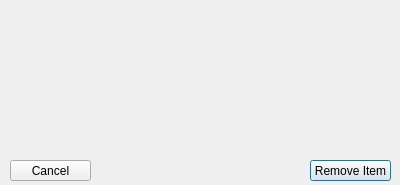
<?xml version="1.0" encoding="UTF-8"?>
<ui version="4.0">
 <class>Confirmation</class>
 <widget class="QDialog" name="Confirmation">
  <property name="geometry">
   <rect>
    <x>0</x>
    <y>0</y>
    <width>400</width>
    <height>185</height>
   </rect>
  </property>
  <property name="windowTitle">
   <string>Dialog</string>
  </property>
  <widget class="QPushButton" name="pbRemove">
   <property name="geometry">
    <rect>
     <x>310</x>
     <y>160</y>
     <width>81</width>
     <height>21</height>
    </rect>
   </property>
   <property name="text">
    <string>Remove Item</string>
   </property>
  </widget>
  <widget class="QPushButton" name="pbCancel">
   <property name="geometry">
    <rect>
     <x>10</x>
     <y>160</y>
     <width>81</width>
     <height>21</height>
    </rect>
   </property>
   <property name="text">
    <string>Cancel</string>
   </property>
  </widget>
  <widget class="QLabel" name="lblConfirmation">
   <property name="geometry">
    <rect>
     <x>10</x>
     <y>50</y>
     <width>381</width>
     <height>61</height>
    </rect>
   </property>
   <property name="text">
    <string/>
   </property>
  </widget>
 </widget>
 <resources/>
 <connections/>
</ui>
